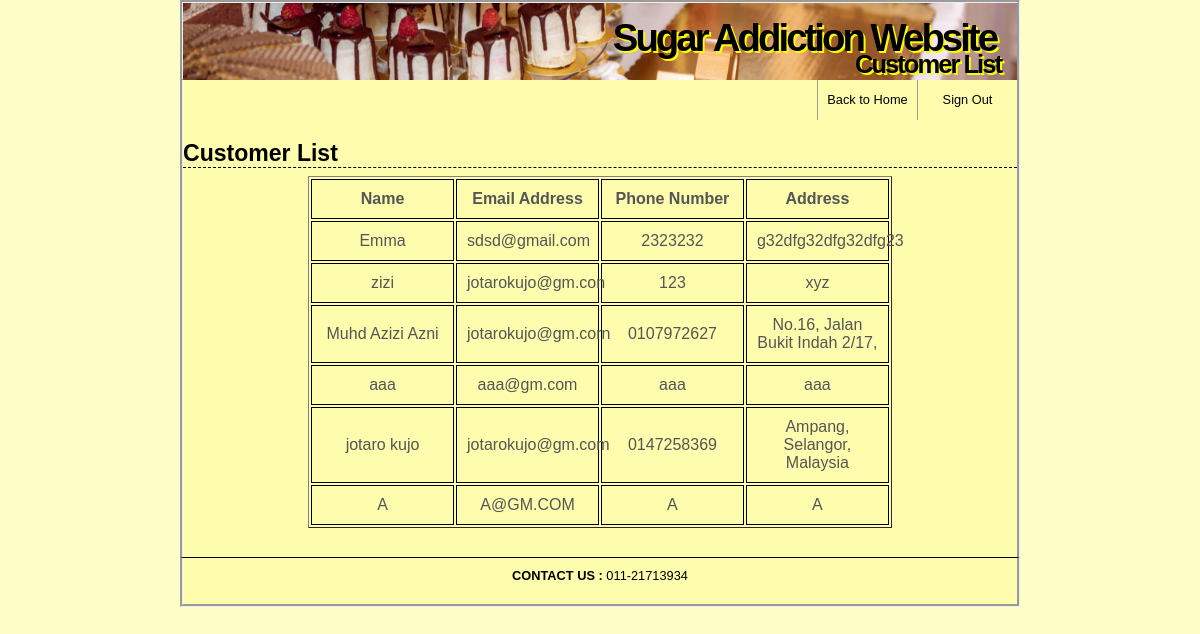
/customers.php (signed in), run on the app's committed database.
### tables this page shows
CREATE TABLE `customer` (
  `CustID` int(5) NOT NULL,
  `CustName` varchar(20) NOT NULL,
  `Password` varchar(40) NOT NULL,
  `PhoneNum` varchar(40) NOT NULL,
  `Address` varchar(100) NOT NULL,
  `Email` varchar(60) NOT NULL,
  `OrderID` varchar(255) DEFAULT NULL
);

### customers.php (the view, shortened to what this page needs)
<?php
include ('includes/header.php');
?>
<h1>Customer List</h1>
<div class="menu">
	<table border="1">
		<tr>
			<th>Name</th>
			<th>Email Address</th>
			<th>Phone Number</th>
			<th>Address</th>
		</tr>
		<?php
		require ('includes/constants.php');
		$q = "SELECT * FROM customer";
		$r = @mysqli_query ($dbc,$q);
		if (!mysqli_num_rows($r) == 1) {
			echo '<tr><td colspan="4">No registered customers</td></tr>';
		} else {
		while ($data = mysqli_fetch_array($r)) {
			echo '
			<tr>
				<td align="left">'.$data['CustName'].'</td>
				<td align="left">'.$data['Email'].'</td>
				<td align="left">'.$data['PhoneNum'].'</td>
				<td align="left">'.$data['Address'].'</td>
			</tr>';
		}}
		?>
	</table>
</div>

### includes/style.css (style rules this page uses)
* { margin:0; padding:0; }
body { background:#FDFDC8; color:#555; font:0.8em Arial, Helvetica, "bitstream vera sans", sans-serif; }
#content h1 { border-bottom:1px dashed #000000; font-size:1.8em; padding:20px 0 0; color: black; }
.menu table { margin: 1% 15%; width: 70%; table-layout: fixed; }
#content .menu tr th { padding: 10px; border: 1px solid black; width: auto; text-align: center; }
#content .menu tr td { padding: 10px; border: 1px solid black; width: auto; text-align: center; }
* { box-sizing: border-box; }
#footer { border-top:1px solid black; height:50px; margin:0 auto; padding:10px 0px; text-align:center; width:70vw; background-color: #FDFDAD; color: black; z-index: 2; position: relative; border-bottom: 3px groove; border-left: 3px groove; border-right: 3px groove; }

### data on the page
customer: CustName "Emma", Email "sdsd@gmail.com", PhoneNum "2323232", Address "g32dfg32dfg32dfg23"
customer: CustName "zizi", Email "jotarokujo@gm.con", PhoneNum "123", Address "xyz"
customer: CustName "Muhd Azizi Azni", Email "jotarokujo@gm.corn", PhoneNum "0107972627", Address "No.16, Jalan Bukit Indah 2/17,"
customer: CustName "aaa", Email "aaa@gm.com", PhoneNum "aaa", Address "aaa"
customer: CustName "jotaro kujo", Email "jotarokujo@gm.com", PhoneNum "0147258369", Address "Ampang, Selangor, Malaysia"
customer: CustName "A", Email "A@GM.COM", PhoneNum "A", Address "A"

### other printed values
$page_text "Customer List"
